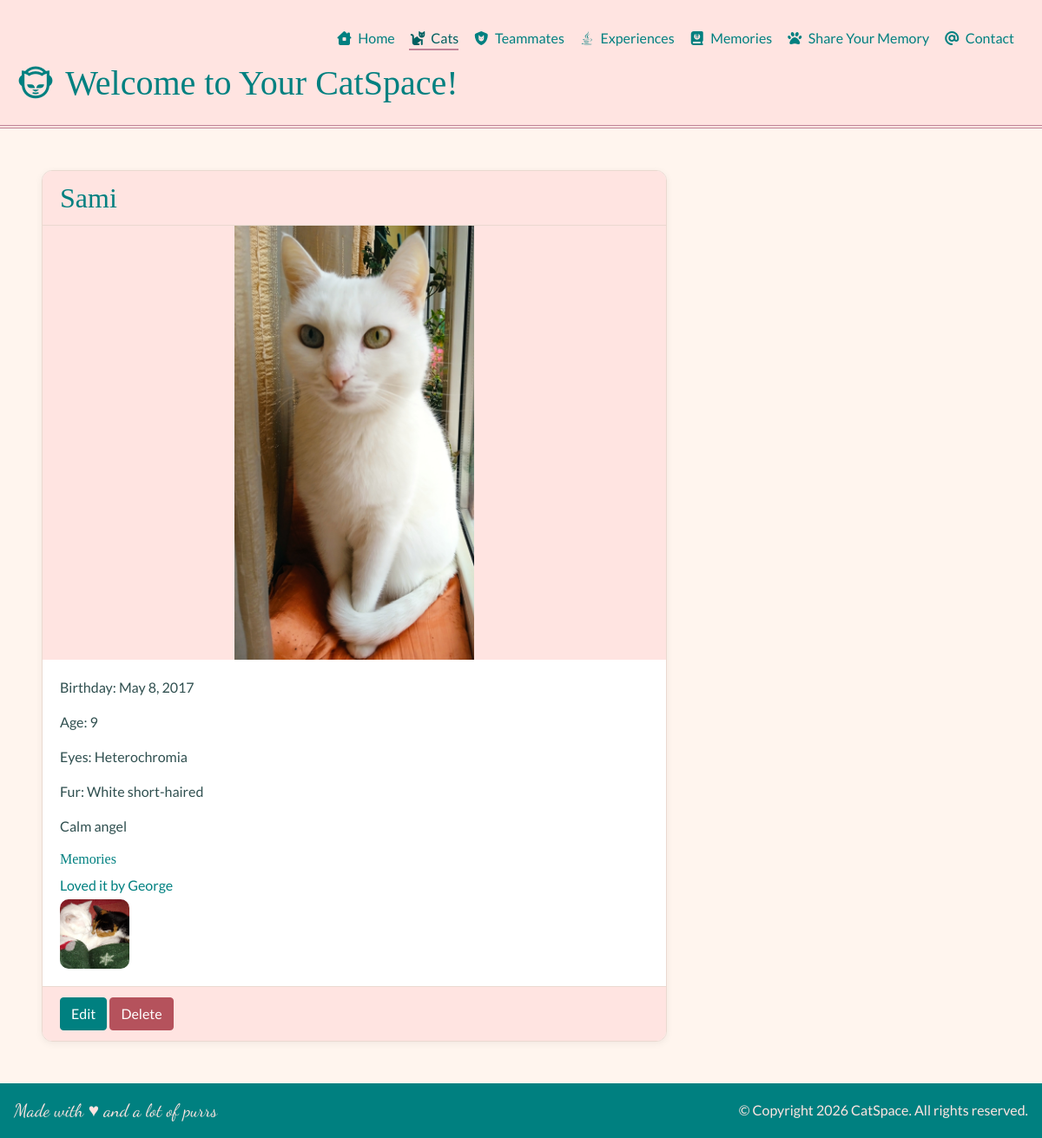
The app's page /cats/1/ with its own data.
### cats/models.py (models this page shows, shortened)
class Cat(TimeStampMixin):
    class FurChoice(models.TextChoices):
        BLACK = "Black", "Black"
        WHITE = "White", "White"
        GINGER = "Ginger", "Ginger"
        GRAY = "Gray", "Gray"
        TABBY = "Tabby", "Tabby"
        TUXEDO= "Tuxedo", "Tuxedo"
        CALICO = "Calico", "Calico"
        OTHER = "Other", "Other"
    class EyesChoice(models.TextChoices):
        BLUE = "Blue", "Blue"
        GREEN = "Green", "Green"
        YELLOW = "Yellow", "Yellow"
        ORANGE = "Orange", "Orange"
        HETEROCHROMIA = "Heterochromia", "Heterochromia"
        OTHER = "Other", "Other"
    name = models.CharField(max_length=30, unique=True)
    description = models.TextField(blank=True)
    birthday = models.DateField(blank=True, null=True, validators=[validate_birthday])
    image_url = models.URLField(blank=True, null=True)
    eyes = models.CharField(choices=EyesChoice.choices, max_length=20)
    fur = models.CharField(choices=FurChoice.choices, max_length=20)
    is_long_haired = models.BooleanField(default=False, blank=True)
    @property
    def age(self) -> int | None:
        if self.birthday:
            today = timezone.localdate()
            return today.year - self.birthday.year - ((today.month, today.day) < (self.birthday.month, self.birthday.day))
        return None
    class Meta:
        ordering = ["created_at"]

### memories/models.py (models this page shows, shortened)
class Memory(TimeStampMixin):
    title = models.CharField(max_length=30)
    author = models.CharField(max_length=30)
    description = models.TextField(blank=True)
    image = models.ImageField(upload_to="memories/", null=True, blank=True)
    rating = models.PositiveSmallIntegerField(validators=[MinValueValidator(1), MaxValueValidator(10)],
                                              null=True, blank=True)
    experience = models.ForeignKey("experiences.Experience", on_delete=models.SET_NULL, related_name="memories",
                                   null=True, blank=True)
    cats = models.ManyToManyField("cats.Cat", related_name="memories", blank=True)
    class Meta:
        ordering = ["-updated_at"]
    def __str__(self) -> str:
        return f"{self.title} by {self.author}"

### cats/views.py (the view)
# urls.py: path("", views.CatDetail.as_view(), name="detail"),
class CatDetail(DetailView):
    queryset = Cat.objects.prefetch_related("memories")

### templates/cats/cat_detail.html
{% extends "base.html" %}
{% block content %}
    <article class="card detail-card">
        <h2 class="card-header">{{ cat.name }}</h2>
        {% if cat.image_url %}
            <a href="{{ cat.image_url }}" target="_blank">
                <img src="{{ cat.image_url }}" alt="{{ cat.name }}" class="detail-img">
            </a>
        {% endif %}
        <div class="card-body">
            {% if cat.birthday %}
                <p>Birthday: {{ cat.birthday }}</p>
                <p>Age: {{ cat.age }}</p>
            {% endif %}
            <p>Eyes: {{ cat.eyes }}</p>
            <p>Fur: {{ cat.fur }} <span>{{ cat.is_long_haired|yesno:"long-haired,short-haired" }}</span></p>
            {% if cat.description %}
                <p>{{ cat.description }}</p>
            {% endif %}
            {% if cat.memories.all %}
                <h4 class="card-subheading">Memories</h4>
                {% for memory in cat.memories.all %}
                    <p class="mb-1"><a href="{% url 'memories:detail' memory.pk %}">{{ memory }}</a></p>
                {% endfor %}
                <div class="thumbnails">
                    {% for memory in cat.memories.all %}
                        {% if memory.image %}
                            <img src="{{ memory.image.url }}" alt="Memory Image">
                        {% endif %}
                    {% endfor %}
                </div>
            {% endif %}
        </div>
        <div class="card-footer">
            <a href="{% url 'cats:update' cat.pk %}" class="btn btn-primary">Edit</a>
            <a href="{% url 'cats:delete' cat.pk %}" class="btn btn-danger">Delete</a>
        </div>
    </article>
{% endblock %}

### static/css/styles.css (style rules this page uses)
:root { --teal: teal; --teal-dark: #006060; --rose: mistyrose; --paper: seashell; --dusty-rose: #c08497; --ink: darkslategray; --card-border: #ead9d0; --danger: #b5525c; }
body { background-color: var(--paper); font-family: 'Lato', sans-serif; color: var(--ink); }
h1, h2, h3, h4, h5 { font-family: 'Playfair Display', serif; color: var(--teal); }
h2 { margin-bottom: 1rem; }
a { color: var(--teal); }
img { border-radius: 10px; max-width: 100%; }
.btn-primary { background-color: var(--teal); border-color: var(--teal); }
.btn-danger { background-color: var(--danger); border-color: var(--danger); }
.card { background-color: white; border: 1px solid var(--card-border); border-radius: 12px; box-shadow: 0 2px 8px rgba(0, 0, 0, 0.06); overflow: hidden; transition: transform 0.2s ease, box-shadow 0.2s ease; }
.card-header, .card-footer { background-color: var(--rose); border-color: var(--card-border); }
.card-subheading { font-size: 1rem; margin-top: 1rem; }
.thumbnails { display: flex; flex-wrap: wrap; gap: 0.5rem; }
.thumbnails img { width: 80px; height: 80px; object-fit: cover; }
.detail-card { max-width: 720px; }
.detail-card .detail-img { width: 100%; height: 500px; object-fit: contain; background-color: var(--rose); border-radius: 0; }

### records on screen
Cat: name "Sami", image_url (picture), birthday "May 8, 2017", age "9", eyes "Heterochromia", fur "White", is_long_haired "short-haired", description "Calm angel"
Memory: title+author "Loved it by George", image (picture)
